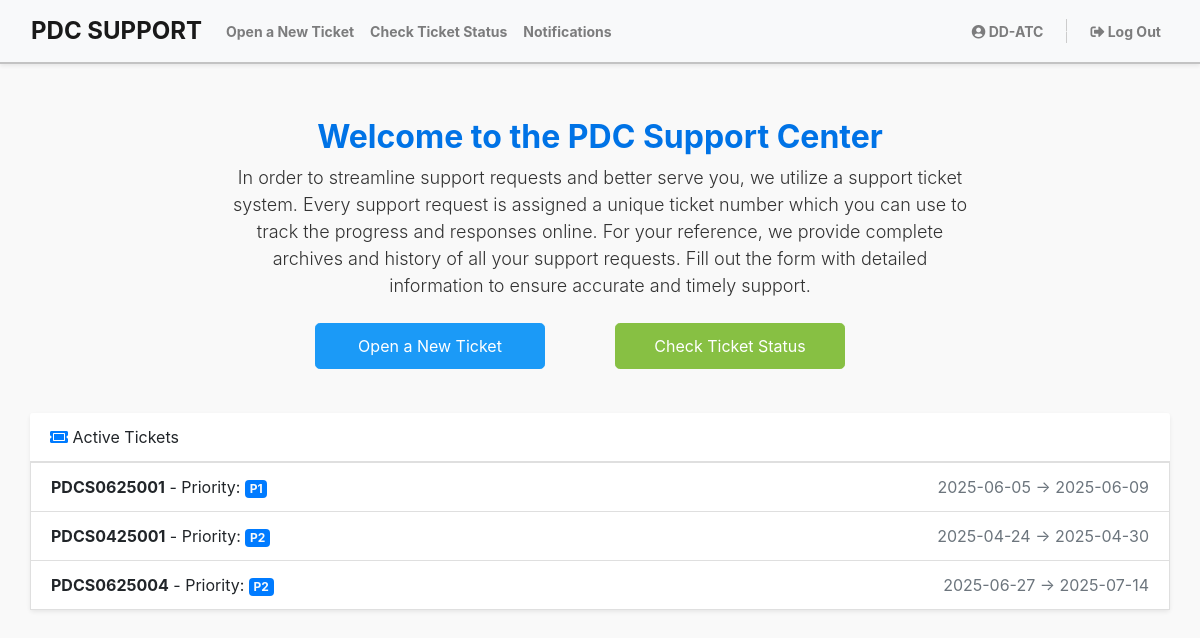
Page /pages/user/dashboard (signed in) on the earlier database version.
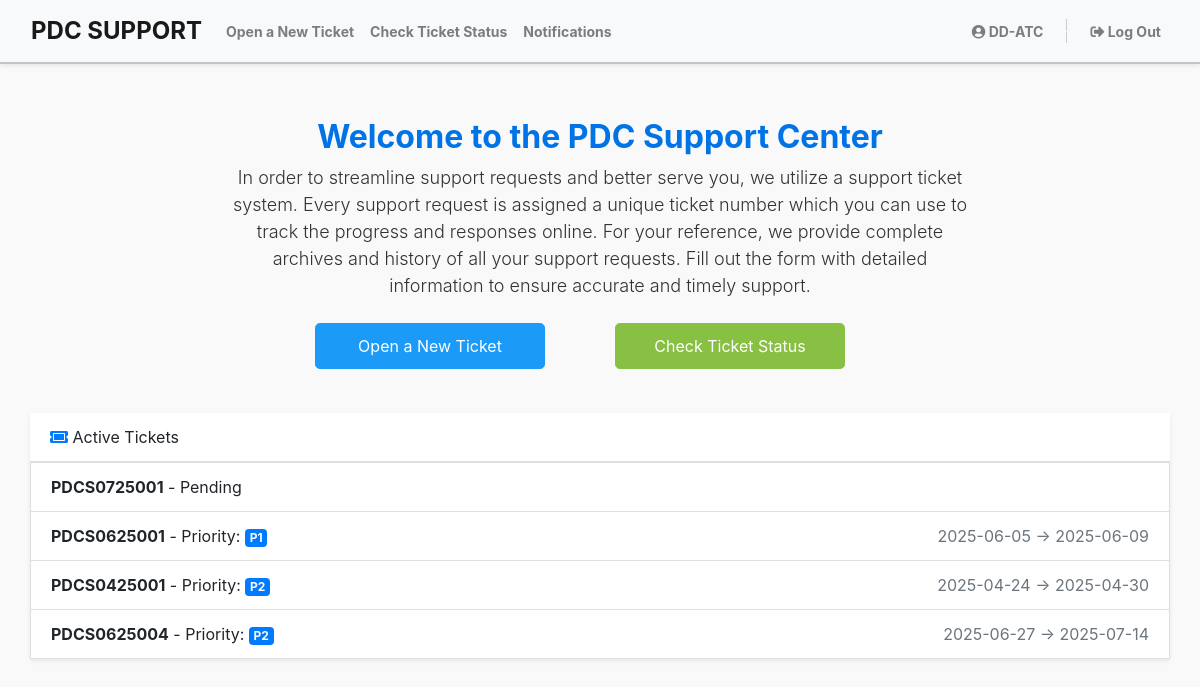
Same page on the later database version.
### tables this page shows
CREATE TABLE `tbl_tickets` (
  `id` int(100) NOT NULL,
  `ticket_num` varchar(1000) NOT NULL,
  `outlet` varchar(1000) NOT NULL,
  `reported_by` varchar(100) NOT NULL,
  `designation` enum('1','2') NOT NULL,
  `topiccateg` varchar(1000) NOT NULL,
  `topicitem` varchar(1000) NOT NULL,
  `img_name` varchar(1000) NOT NULL,
  `file_path` varchar(1000) NOT NULL,
  `description` varchar(5000) NOT NULL,
  `priority_type` varchar(100) DEFAULT NULL,
  `concern_type` enum('Issue','Request') DEFAULT NULL,
  `status` enum('1','2','3','4','5') NOT NULL DEFAULT '2',
  `remark` varchar(1000) NOT NULL,
  `sched_start` date DEFAULT NULL,
  `sched_end` date DEFAULT NULL,
  `overdue` enum('0','1') DEFAULT NULL,
  `assigned` varchar(1000) NOT NULL,
  `msg_ses` varchar(5000) NOT NULL DEFAULT '0',
  `rprt` enum('0','1') NOT NULL DEFAULT '0',
  `date_posted` datetime(6) NOT NULL DEFAULT CURRENT_TIMESTAMP(6),
  `date_modified` datetime(6) DEFAULT CURRENT_TIMESTAMP(6),
  `date_closed` datetime DEFAULT NULL
);

### pages/user/user.dashboard.php (the view)
<?php
    include('user.header.php');
    $user_id = $_SESSION['id'];
    $TicketsListQuery = "SELECT * FROM tbl_tickets WHERE status NOT IN ('3', '5') AND outlet = $user_id ORDER BY FIELD(priority_type, 'P1', 'P2', 'P3', 'P4', 'P5'), sched_start ASC, sched_end ASC";
    $TicketsListResult = mysqli_query($conn, $TicketsListQuery);
    $TicketsList = [];
    if ($TicketsListResult && mysqli_num_rows($TicketsListResult) > 0) {
        while ($ticket = mysqli_fetch_assoc($TicketsListResult)) {
            $TicketsList[] = $ticket;
        }
    } else {
        $TicketsListResult = false;
    }
?>
    <div class="container text-center my-5">
        <h1 class="display-6 font-weight-bold">Welcome to the PDC Support Center</h1>
        <p class="lead">
            In order to streamline support requests and better serve you, we utilize a support ticket system. Every support request is assigned a unique ticket number which you can use to track the progress and responses online. For your reference, we provide complete archives and history of all your support requests. Fill out the form with detailed information to ensure accurate and timely support.
        </p>
        <div class="row justify-content-center mt-4">
            <div class="col-md-3">
                <a href="open-ticket" class="btn btn-primary2 btn-lg btn-block">Open a New Ticket</a>
            </div>
            <div class="col-md-3">
                <a href="track-ticket" class="btn btn-success2 btn-lg btn-block">Check Ticket Status</a>
            </div>
        </div>
        <div class="container-fluid text-left mt-4">
            <div class="row">
                <div class="col-12 d-flex flex-column mb-4">
                    <div class="card shadow-sm border-0 w-100 d-flex flex-column" style="height:100%;">
                        <div class="card-header bg-white fw-bold"><i class="fas fa-ticket-alt text-primary"></i>&nbsp;Active Tickets</div>
                        <div class="card-body flex-grow-1 p-0">
                            <ul class="list-group" style="border-radius: 0;">
                                <?php
                                    foreach ($TicketsList as $ticket) {
                                        if ($ticket['status'] == '2') { ?>
                                            <li class="list-group-item d-flex justify-content-between align-items-center">
                                                <span>
                                                    <span style="font-weight: bold;"><?php echo $ticket['ticket_num']; ?></span>
                                                    - Pending
                                                </span>
                                            </li>
                                            <?php continue;
                                        } else { ?>
                                            <li class="list-group-item d-flex justify-content-between align-items-center">
                                                <span>
                                                    <span style="font-weight: bold;"><?php echo $ticket['ticket_num']; ?></span>
                                                    - Priority: <span class="badge bg-primary text-light"><?php echo $ticket['priority_type']; ?></span>
                                                </span>
                                                <span class="text-muted"><?php echo $ticket['sched_start']; ?> → <?php echo $ticket['sched_end']; ?></span>
                                            </li>
                                <?php   }
                                    }
                                ?>
                            </ul>
                        </div>
                    </div>
                </div>
            </div>
        </div>
    </div>
<?php include('user.footer.php'); ?>

### pages/index.php (shortened to what this page needs)
<?php
$page = isset($_GET['page']) ? $_GET['page'] : 'home';
if (strpos($page, 'admin/') === 0) {
    $admin_page = str_replace('admin/', '', $page);
    if ($_SERVER['REQUEST_METHOD'] === 'POST') {
        switch ($admin_page) {
            case 'edit-profile':
                include 'admin/process.profile-edit.php';
                break;
            case 'update-adpassw':
                include 'admin/process.admin-passw.php';
                break;
            case 'add-user':
                include 'admin/process.register.php';
                break;
            case 'edit-user':
                include 'admin/process.edit.user.php';
                break;
            case 'update-userpassw':
                include 'admin/process.reset.php';
                break;
            case 'add-category':
                include 'admin/process.add-category.php';
                break;
            case 'edit-category':
                include 'admin/process.edit-categ.php';
                break;
            case 'add-itemlist':
                include 'admin/process.add-itemlist.php';
                break;
            case 'ticket-approval':
                include 'admin/process.ticket-approval.php';
                break;
            case 'reject-ticket':
                include 'admin/process.ticket-decline.php';
                break;
            case 'resched-ticket':
                include 'admin/process.resched-ticket.php';
                break;
            case 'reassign-ticket':
                include 'admin/process.reassign-ticket.php';
                break;
            case 'edit-tc':
                include 'admin/process.edit-tc.php';
                break;
            case 'edit-pl':
                include 'admin/process.edit-pl.php';
                break;
            case 'update-treport':
                include 'admin/process.update-report.php';
                break;
        }
    } else {
        switch ($admin_page) {
            case 'dashboard':
                include 'admin/admin.dashboard.php';
                break;
            case 'ticket':
                include 'admin/admin.ticket.php';
                break;
            case 'users':
                include 'admin/admin.users.php';
                break;
            case 'add-user':
                include 'admin/admin.add.user.php';
                break;
            case 'edit-user':
                include 'admin/admin.edit.user.php';
                break;
            case 'user-status':
                include 'admin/process.status.user.php';
                break;
            case 'settings':
                include 'admin/admin.settings.php';
                break;
            case 'profile':
                include 'admin/admin.profile.php';
                break;
            case 'help-categories':
                include 'admin/admin.help-category.php';
                break;
            case 'add-category':
                include 'admin/admin.add-category.php';
                break;
            case 'edit-category':
                include 'admin/admin.edit-categ.php';
                break;
            case 'status-categ':
                include 'admin/process.categ-status.php';
                break;
            case 'item-list':
                include 'admin/admin.item-list.php';
                break;
            case 'status-item':
                include 'admin/process.item-status.php';
                break;
            case 'personnels':
                include 'admin/admin.staff-list.php';
                break;
            case 'view-ticket':
                include 'admin/admin.view-ticket.php';
                break;
            case 'ticket-approval':
                include 'admin/admin.ticket-approval.php';
                break;
            case 'edit-report-it':
                include 'admin/admin.edit-report-it.php';
                break;
            case 'edit-report-mt':
                include 'admin/admin.edit-report-mt.php';
                break;
            case 'view-report':
                include 'admin/admin.view-report.php';
                break;
            case 'generate-it-report':
                include 'admin/admin.generate-report.php';
                break;
            case 'generate-maintenance-report':
                include 'admin/admin.generate-report-m.php';
                break;
            case 'close-ticket':
                include 'admin/process.close-ticket.php';
                break;
            case 'ticket-count':
                include 'admin/admin.chk-ticket-count.php';
                break;
            case 'notif-check':
                include 'admin/admin.chk-notif.php';
                break;
            case 'notif-action':
                include 'admin/admin.notif-action.php';
                break;
            case 'ticket-data':
                include 'admin/admin.ticket-data.php';
                break;
            case 'srv-report':
                include 'admin/admin.srv-report.php';
                break;
            case 'jquery3.6':
                include '../assets/js/jquery-3.6.0.min.js';
                break;
            case 'logout':
                include '../includes/logout.php';
                break;
            default:
                include 'admin/admin.dashboard.php';
                break;
        }
    }
} elseif (strpos($page, 'user/') === 0) {
    $user_page = str_replace('user/', '', $page);
    if ($_SERVER['REQUEST_METHOD'] === 'POST') {
        switch ($user_page) {
            case 'edit-profile':
                include 'user/process.profile-edit.php';
                break;
            case 'open-ticket':
                include 'user/process.open-ticket.php';
                break;
            case 'track-ticket':
                include 'user/process.track-ticket.php';
                break;
        }
    } else {
        switch ($user_page) {
            case 'dashboard':
                include 'user/user.dashboard.php';
                break;
        }
    }
}
?>

### pages/user/user.header.php (shortened to what this page needs)
<!DOCTYPE html>
<html lang="en">
    <head>
        <link href="../../assets/vendor/bootstrap/css/bootstrap.min.css" rel="stylesheet">
        <link href="../../assets/vendor/bootstrap-icons/bootstrap-icons.css" rel="stylesheet">
        <link href="../../assets/vendor/fontawesome/css/all.min.css" rel="stylesheet">
        <link href="../../assets/vendor/swiper/swiper-bundle.min.css" rel="stylesheet">
        <link href="../../assets/vendor/datatables/jquery.dataTables.min.css" rel="stylesheet">
        <link href="../../assets/css/user.style.css" rel="stylesheet">
    </head>
    <body id="page-top">
        <nav class="navbar navbar-expand-lg navbar-light bg-light shadow-sm fixed-top">
            <div class="container">
                <a class="navbar-brand" href="dashboard">PDC SUPPORT</a>
                <div class="collapse navbar-collapse" id="navbarNav">
                    <ul class="navbar-nav mr-auto">
                        <li class="nav-item">
                            <a class="nav-link <?php echo ($page == 'user/open-ticket') ? 'active' : ''; ?>" href="open-ticket">Open a New Ticket</a>
                        </li>
                        <li class="nav-item">
                            <a class="nav-link <?php echo in_array($page, ['user/track-ticket', 'user/my-ticket', 'user/ticket-history']) ? 'active' : ''; ?>" href="track-ticket">Check Ticket Status</a>
                        </li>
                        <li class="nav-item">
                            <a class="nav-link <?php echo ($page == 'user/notification') ? 'active' : ''; ?>" aria-current="page" href="notification">Notifications&nbsp;<span class="badge bg-danger text-light"></span>
                            </a>
                        </li>
                    </ul>
                    <ul class="navbar-nav">
                        <li class="nav-item">
                            <a class="nav-link" href="#"><i class="fas fa-user-circle"></i>&nbsp;<?php echo $_SESSION['name']; ?></a>
                        </li>
                        <li class="nav-item">
                            <a class="nav-link" href="logout" data-toggle="modal" data-target="#logoutModal"><i class="fas fa-sign-out-alt"></i>&nbsp;Log Out</a>
                        </li>
                    </ul>
                </div>
            </div>
        </nav>

### pages/user/user.footer.php (shortened to what this page needs)
    </body>
</html>

### assets/css/user.style.css (style rules this page uses)
body { background-color: #f9f9f9; padding-top: 70px; }
.navbar { background-color: #e9e9e9; border-bottom: 2px solid #c3c3c3; }
.navbar-brand { font-size: 24px; font-weight: bold; }
.navbar-nav .nav-link { font-size: 14px; color: #666666; font-weight: bold; }
.btn-primary2 { background-color: #1b9af7; border-color: #1b9af7; color: #FFF; font-size: 16px; padding: 10px 30px; }
.btn-success2 { background-color: #87c043; border-color: #87c043; color: #FFF; font-size: 16px; padding: 10px 30px; }
h1.display-6 { font-size: 32px; color: #0073e6; margin-top: 30px; }
p.lead { font-size: 18px; color: #333333; margin-bottom: 30px; max-width: 750px; margin: auto; }
.btn-lg { width: 230px; }
.btn-block { margin-bottom: 20px; }
.container { max-width: 1200px; }
.navbar-nav .nav-link { color: #000; }
.navbar-nav .nav-link:last-child { font-weight: bold; }
.navbar.fixed-top { box-shadow: 0px 2px 10px rgba(0, 0, 0, 0.1); }

Differences in the rows shown:
added tbl_tickets: ticket_num "PDCS0725001"
